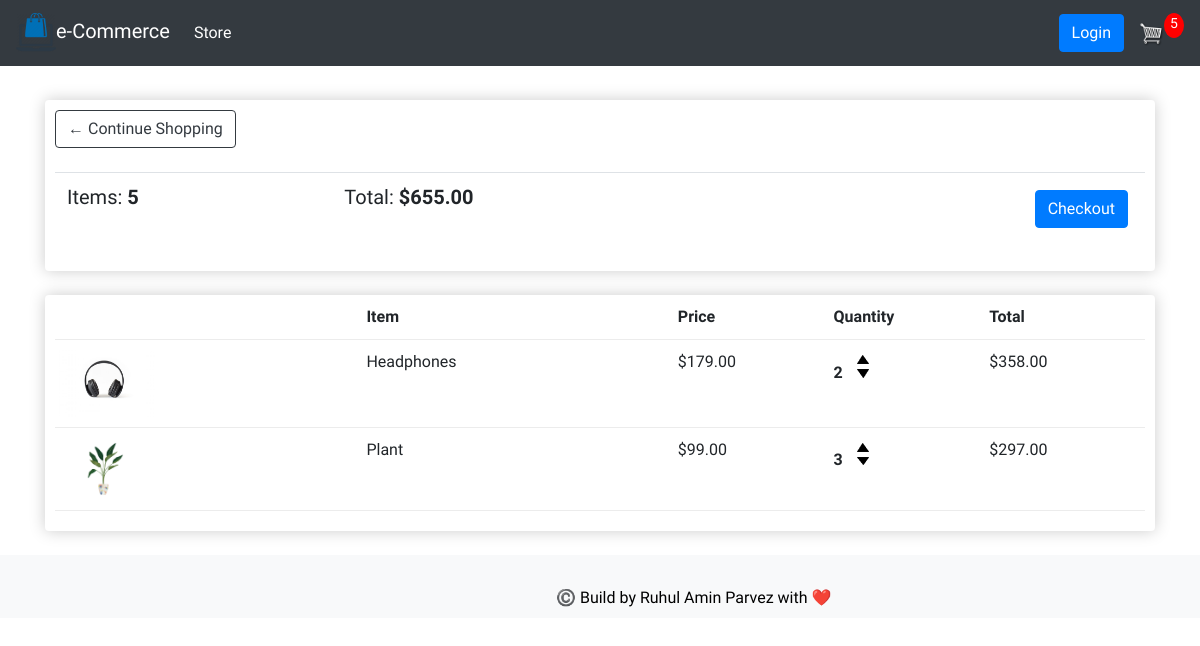
The app's page /cart/ (signed in), older data.
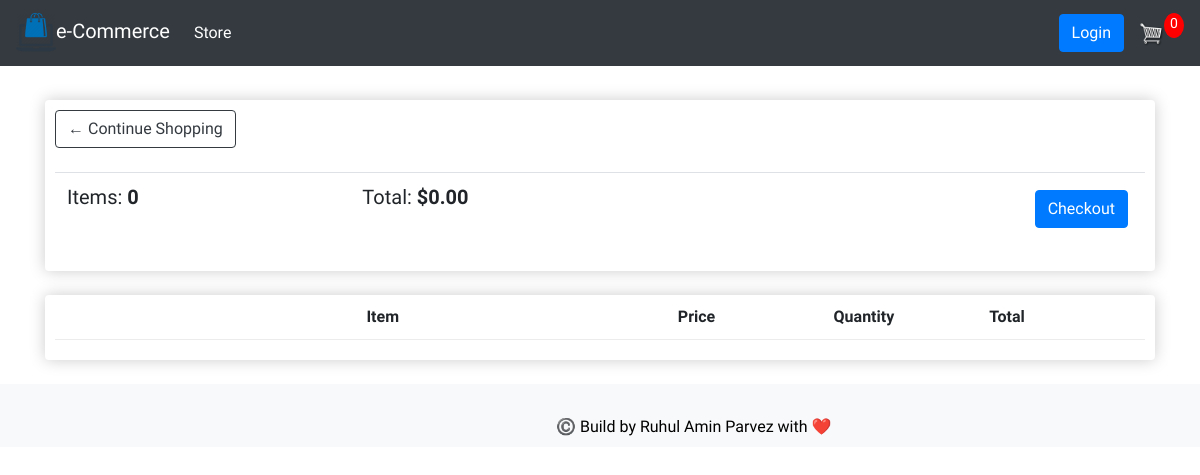
The same page, newer data.
### store/models.py (models this page shows, shortened)
class Order(models.Model):
    customer = models.ForeignKey(Customer, on_delete=models.SET_NULL, null=True, blank=True)
    date_order = models.DateTimeField(auto_now_add=True)
    complete = models.BooleanField(default=False, null=True, blank=True)
    transaction_id = models.CharField(max_length=200, null=True)
    @property
    def get_cart_total(self):
        orderitems = self.orderitem_set.all()
        total = sum([item.get_total for item in orderitems])
        return total
    @property
    def get_cart_items(self):
        orderitems = self.orderitem_set.all()
        total = sum([item.quantity for item in orderitems])
        return total

class OrderItem(models.Model):
    product = models.ForeignKey(Product, on_delete=models.SET_NULL, null=True)
    order = models.ForeignKey(Order, on_delete=models.SET_NULL, null=True)
    quantity = models.IntegerField(default=0, null=True, blank=True)
    date_added = models.DateTimeField(auto_now_add=True)
    @property
    def get_total(self):
        total = self.product.price * self.quantity
        return total

class Product(models.Model):
    name = models.CharField(max_length=200, null=True)
    price = models.FloatField(max_length=200, null=True)
    digital = models.BooleanField(default=False, null=True, blank=True)
    image = models.ImageField(null=True, blank=True)
    @property
    def imageURL(self):
        try:
            url = self.image.url
        except:
            url = ''
        return url

### store/views.py (the view)
# urls.py: path('cart/', views.cart, name="cart"),
def cart(request):
    data = cartData(request)
    cartItems = data['cartItems']
    order = data['order']
    items = data['items']
    context = {'items': items, 'order': order, 'cartItems': cartItems}
    return render(request, 'store/cart.html', context)

### store/utils.py (called while the page is built)
def cartData(request):
    if request.user.is_authenticated:
        customer = request.user.customer
        order, created = Order.objects.get_or_create(customer=customer, complete=False)
        items = order.orderitem_set.all()
        cartItems = order.get_cart_items
    else:
        cookieData = cookieCart(request)
        cartItems = cookieData['cartItems']
        order = cookieData['order']
        items = cookieData['items']
    return {'cartItems': cartItems, 'order': order, 'items': items}

### templates/store/cart.html (shortened to what this page needs)
{% extends 'store/main.html' %}
{% load static %}
{% block content %}
	<div class="row">
		<div class="col-lg-12">
			<div class="box-element">
				<a  class="btn btn-outline-dark" href="{% url 'store' %}">&#x2190; Continue Shopping</a>
				<br>
				<br>
				<table class="table">
					<tr>
						<th><h5>Items: <strong>{{order.get_cart_items}}</strong></h5></th>
						<th><h5>Total:<strong> ${{order.get_cart_total|floatformat:2}}</strong></h5></th>
						<th>
							<a  style="float:right; margin:5px;" class="btn btn-primary" href="{% url 'checkout' %}">Checkout</a>
						</th>
					</tr>
				</table>
			</div>
			<br>
			<div class="box-element">
				<div class="cart-row">
					<div style="flex:2"><strong>Item</strong></div>
					<div style="flex:1"><strong>Price</strong></div>
					<div style="flex:1"><strong>Quantity</strong></div>
					<div style="flex:1"><strong>Total</strong></div>
				</div>
				{% for item in items %}
				<div class="cart-row">
					<div style="flex:2"><img class="row-image" src="{{item.product.imageURL}}"></div>
					<div style="flex:2"><p>{{item.product.name}}</p></div>
					<div style="flex:1"><p>${{item.product.price|floatformat:2}}</p></div>
					<div style="flex:1">
						<p class="quantity">{{item.quantity}}</p>
						<div class="quantity">
							<img data-product="{{item.product.id}}" data-action="add" class="chg-quantity update-cart" src="{% static  'images/arrow-up.png' %}">
							<img data-product="{{item.product.id}}" data-action="remove" class="chg-quantity update-cart" src="{% static  'images/arrow-down.png' %}">
						</div>
					</div>
					<div style="flex:1"><p>${{item.get_total|floatformat:2}}</p></div>
				</div>
				{% endfor %}
			</div>
		</div>
	</div>
{% endblock content %}

Row changes from the older to the newer data that the page shows:
no longer on this page (row edited): Order: get_cart_items "5", get_cart_total "655.00"
removed OrderItem: product.imageURL (picture), product.name "Headphones", product.price "179.00", quantity "2", get_total "358.00"
removed OrderItem: product.imageURL (picture), product.name "Plant", product.price "99.00", quantity "3", get_total "297.00"
added Order: get_cart_items "0", get_cart_total "0.00"
Text that changed along with them:
{{ cartItems }}: "5" → "0"
